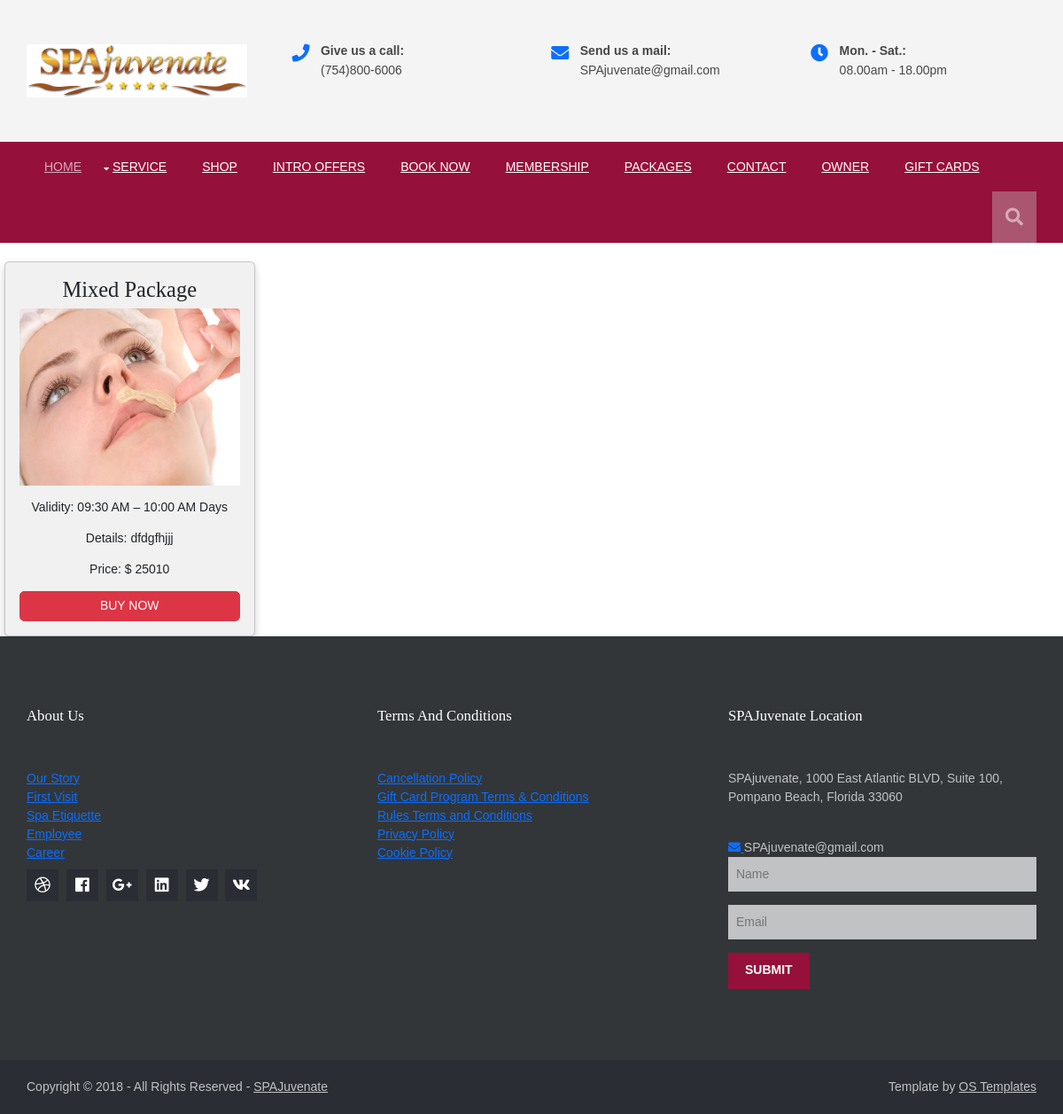
Page /packages on the earlier database version.
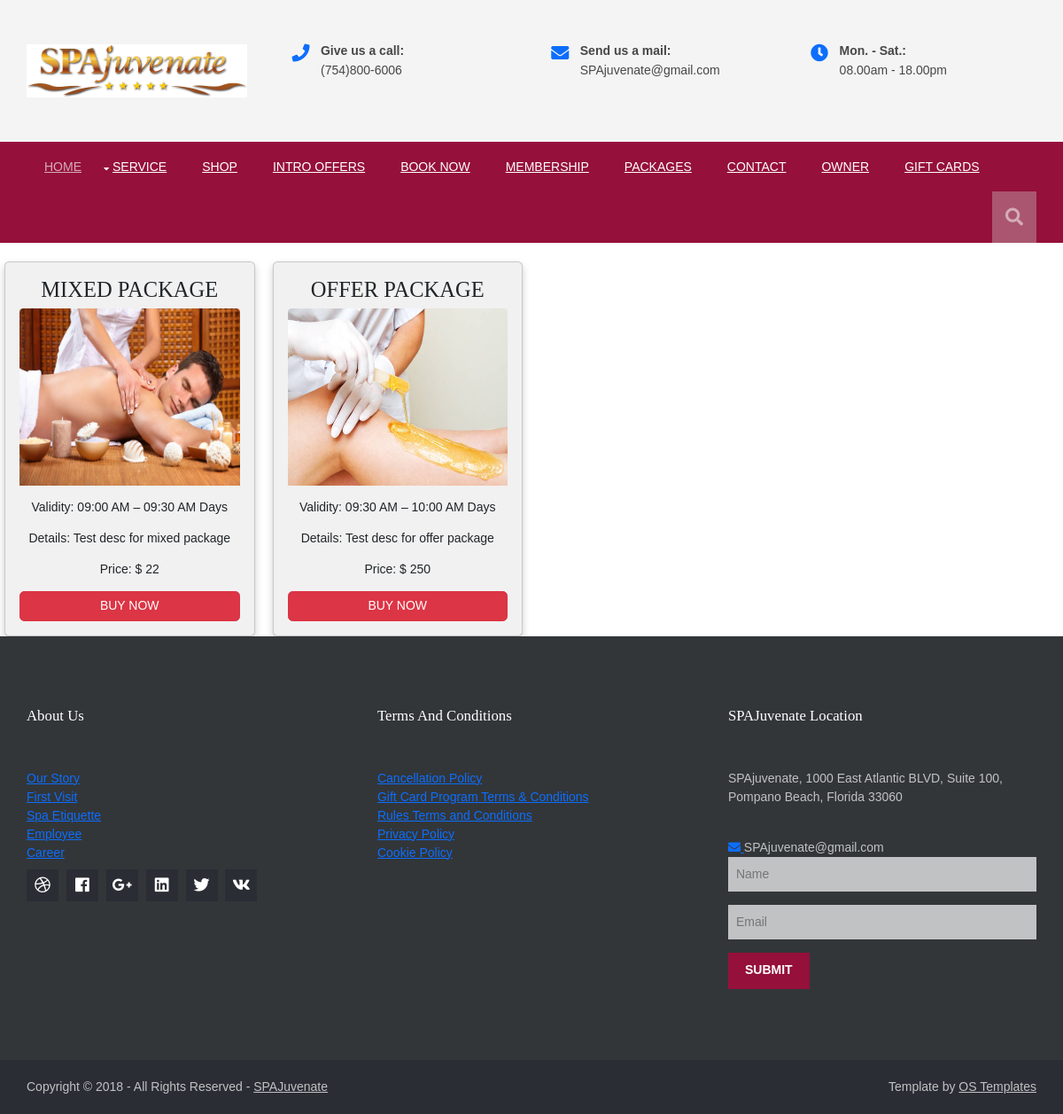
Same page on the later database version.
### owner/models.py (models this page shows, shortened)
class Package(models.Model):
    name = models.CharField(max_length=150,unique=True)
    price = models.PositiveIntegerField(null=True)
    desc = models.CharField(max_length=200,null=True,blank=True)
    image=models.ImageField(upload_to="images/",null=True)
    status=models.BooleanField(default=True,null=True)
    timeslot=models.ForeignKey(Timeslots,on_delete=models.CASCADE)

### customer/models.py (models this page shows)
class Timeslots(models.Model):
    time=models.CharField(max_length=200,unique=True)
    options=(
        ("available","available"),
        ("pending","pending"),
        ("booked","booked"),)
    status=models.CharField(max_length=100,choices=options,default="available")
    def __str__(self):
        return self.time

### customer/views.py (the view)
# urls.py: path("packages", views.PackageView.as_view(), name="packages")
class PackageView(ListView):
    template_name = "packages.html"
    model = Package
    context_object_name = "packages"

### customer/templates/packages.html (shortened to what this page needs)
{%extends 'base.html'%}
{%block body%}
<!DOCTYPE html>
<html>
<head>
</head>
<body>
    <br>
{%if packages%}
<div class="row">
{%for package in packages%}
  <div class="column">
    <div class="card">
      <h3>{{package.name}}</h3>
      <p><img class="card-img-top" src="{{package.image.url}}" style="width:100%;height:200px;" alt="Card image cap" /></p>
      <p>Validity: {{package.timeslot}} Days</p>
      <p>Details: {{package.desc}}</p>
      <p>Price: $ {{package.price}}</p>
      <button type="button" class="btn btn-danger">Buy Now</button>
    </div>
  </div>
{%endfor%}
</div>
</body>
</html>
{%else%}
<div class="py-5">
    <div class="row justify-content-center mb-3">
      <center><strong>Sorry! No Packages found at the moment</strong></center>
    </div>
</div>
{%endif%}
{%endblock%}

### customer/templates/base.html (shortened to what this page needs)
<!DOCTYPE html>
{% load static %}
<link href="https://cdn.jsdelivr.net/npm/bootstrap@5.2.3/dist/css/bootstrap.min.css" rel="stylesheet">
<html lang="">
<head>
<link href="{%static 'layout/styles/layout.css' %}" rel="stylesheet" type="text/css" media="all">
<link href="https://cdn.jsdelivr.net/npm/bootstrap@5.2.3/dist/css/bootstrap.min.css" rel="stylesheet">
</head>
<body id="top">
<div class="wrapper row0">
  <header id="header" class="hoc clear">
    <div id="logo" class="one_quarter first">
      <a href="/"></a><img src="{%static 'images/logo.png' %}" alt="logoimage">
    </div>
    <div class="three_quarter">
      <ul class="nospace clear">
        <li class="one_third first">
          <div class="block clear"><a href="tel:(754)800-6006"><i class="fas fa-phone"></i></a> <span><strong>Give us a call:</strong> (754)800-6006 </span></div>
        </li>
        <li class="one_third">
          <div class="block clear"><a href="mailto:SPAjuvenate@gmail.com"><i class="fas fa-envelope"></i></a> <span><strong>Send us a mail:</strong> SPAjuvenate@gmail.com</span></div>
        </li>
        <li class="one_third">
          <div class="block clear"><a href="#"><i class="fas fa-clock"></i></a> <span><strong> Mon. - Sat.:</strong> 08.00am - 18.00pm</span></div>
        </li>
      </ul>
    </div>
  </header>
</div>
<div class="wrapper row1">
  <section class="hoc clear">
    <nav id="mainav">
      <ul class="clear">
        <li class="active"><a href="{%url 'customer:home'%}">Home</a></li>
        <li><a class="drop" href="#">Service</a>
        </li>
        <li><a href="{%url 'customer:shop' %}">SHOP</a></li>
        <li><a href="#">INTRO OFFERS</a></li>
        <li><a href="{%url 'customer:booknow'%}">BOOK NOW</a></li>
        <li><a href="{%url 'customer:memberships'%}">MEMBERSHIP</a></li>
        <li><a href="{%url 'customer:packages'%}">PACKAGES</a></li>
        <li><a href="#">CONTACT</a></li>
        <li><a href="{%url 'dashboard'%}">OWNER</a></li>
        <li><a href="#">GIFT CARDS</a></li>
        </ul>
    </nav>
    <div id="searchform">
    </div>
  </section>
</div>
{%block body%}
{%endblock%}
<div class="wrapper row4">
    <footer id="footer" class="hoc clear">
      <div class="one_third first">
        <h6 class="heading">About us</h6>
        <a href="#" class="btmspace-10">Our Story</a><br>
        <a href="#" class="btmspace-10">First Visit</a><br>
        <a href="#" class="btmspace-10">Spa Etiquette</a><br>
        <a href="#" class="btmspace-10">Employee</a><br>
        <a href="#" class="btmspace-10">Career</a>
        <ul class="faico clear">
          <li><a class="faicon-dribble" href="#"><i class="fab fa-dribbble"></i></a></li>
          <li><a class="faicon-facebook" href="#"><i class="fab fa-facebook"></i></a></li>
          <li><a class="faicon-google-plus" href="#"><i class="fab fa-google-plus-g"></i></a></li>
          <li><a class="faicon-linkedin" href="#"><i class="fab fa-linkedin"></i></a></li>
          <li><a class="faicon-twitter" href="#"><i class="fab fa-twitter"></i></a></li>
          <li><a class="faicon-vk" href="#"><i class="fab fa-vk"></i></a></li>
        </ul>
      </div>
      <div class="one_third">
        <h6 class="heading">Terms and Conditions</h6>
        <a href="#" class="btmspace-10">Cancellation Policy</a><br>
        <a href="#" class="btmspace-10">Gift Card Program Terms & Conditions</a><br>
        <a href="#" class="btmspace-10">Rules Terms and Conditions</a><br>
        <a href="#" class="btmspace-10">Privacy Policy</a><br>
        <a href="#" class="btmspace-10">Cookie Policy</a>
      </div>
      <div class="one_third">
        <h6 class="heading">SPAJuvenate Location</h6>
        <p class="nospace btmspace-15">SPAjuvenate, 1000 East Atlantic BLVD, Suite 100, Pompano Beach, Florida 33060</p><br>
        <div class="block clear"><a href="#"><i class="fas fa-envelope"></i>&nbsp;</a>SPAjuvenate@gmail.com</span></div>
        <form method="post" action="#">
          <fieldset>
            <input class="btmspace-15" type="text" value="" placeholder="Name">
            <input class="btmspace-15" type="text" value="" placeholder="Email">
            <button type="submit" value="submit">Submit</button>
          </fieldset>
        </form>
      </div>
    </footer>
  </div>
  <div class="wrapper row5">
    <div id="copyright" class="hoc clear">
      <p class="fl_left">Copyright &copy; 2018 - All Rights Reserved - <a href="#"> SPAJuvenate</a></p>
      <p class="fl_right">Template by <a target="_blank" href="https://www.os-templates.com/" title="Free Website Templates">OS Templates</a></p>
    </div>
  </div>
  </body>
  </html>

### customer/static/layout/styles/layout.css (style rules this page uses)
#header { padding:50px 0; }
#header #logo * { margin:0; padding:0; line-height:1; }
#header ul li div { position:relative; min-height:30px; padding:0 0 0 35px; line-height:1; }
#header ul li div i { position:absolute; top:0; left:0; width:25px; height:23px; font-size:20px; text-align:center; }
#header ul li div span { display:block; }
#header ul li div strong { display:block; margin:0 0 8px 0; }
#header div:last-child { margin-bottom:0; }
#searchform { display:block; position:relative; float:right; height:58px; line-height:1; z-index:999; }
#searchform::after { display:block; height:58px; line-height:58px; padding:0 15px; font-size:20px; font-family:"Font Awesome\ 5 Free"; font-weight:900; content:"\f002"; }
#searchform ::placeholder { text-transform:capitalize; }
#footer { padding:80px 0; }
#footer .heading { margin-bottom:50px; font-size:1.2rem; }
#footer input, #footer button { border:1px solid; }
#footer input { display:block; width:100%; padding:8px; }
#footer button { padding:8px 18px 10px; text-transform:uppercase; font-weight:700; cursor:pointer; }
#copyright { padding:20px 0; }
#copyright * { margin:0; padding:0; }
*, *::before, *::after { transition:all .3s ease-in-out; }
nav ul, nav ol { margin:0; padding:0; list-style:none; }
#mainav, #breadcrumb, .sidebar nav { line-height:normal; }
#mainav .drop::after, #mainav li li .drop::after, #breadcrumb li a::after, .sidebar nav a::after { position:absolute; font-family:"Font Awesome\ 5 Free"; font-weight:900; font-size:10px; line-height:10px; }
#mainav { display:block; float:left; }
#mainav ul { text-transform:uppercase; }
#mainav li { display:block; float:left; position:relative; margin:0; padding:0; }
#mainav li:last-child { margin-right:0; }
#mainav li a { display:block; padding:20px; }
#mainav .drop { padding-left:15px; }
#mainav .drop::after, #mainav li li .drop::after { content:"\f0d7"; }
#mainav .drop::after { top:25px; left:5px; }
.faico { margin:0; padding:0; list-style:none; }
.faico li { display:inline-block; margin:8px 5px 0 0; padding:0; line-height:normal; }
.faico li:last-child { margin-right:0; }
.faico a { display:inline-block; width:36px; height:36px; line-height:36px; font-size:18px; text-align:center; }
.faico a { color:#FFFFFF; background-color:#2A2D34; }
body { color:#474747; background-color:#FFFFFF; }
a { color:#95103B; }
.btn, .btn.inverse:hover { color:#FFFFFF; background-color:#95103B; border-color:#95103B; }
.row0 { color:#474747; background-color:#F4F4F4; }
.row1, .row1 a { color:#FFFFFF; background-color:#95103B; }
.row4 { color:#C1C2C4; background-color:#323639; }
.row5, .row5 a { color:#C1C2C4; background-color:#2A2D34; }
#searchform { color:rgba(255,255,255,.5); background:#AA5670; }
#footer .heading { color:#FFFFFF; }
#footer input, #footer button { border-color:transparent; }
#footer input { color:#474747; background-color:#C1C2C4; }
#footer button { color:#FFFFFF; background-color:#95103B; }
#mainav li a { color:inherit; }
#mainav .active a, #mainav a:hover, #mainav li:hover > a { color:#D5ACBB; background-color:inherit; }
@media screen and (min-width:1140px) { .hoc { max-width:1140px; } }

### customer/templates/packages.html (style rules this page uses)
* { box-sizing: border-box; }
body { font-family: Arial, Helvetica, sans-serif; }
.column { float: left; width: 25%; padding: 0 10px; }
.row { margin: 0 -5px; }
.row:after { content: ""; display: table; clear: both; }
.card { box-shadow: 0 4px 8px 0 rgba(0, 0, 0, 0.2); padding: 16px; text-align: center; background-color: #f1f1f1; }

Differences in the rows shown:
removed Package: name "Mixed Package", image (picture), timeslot "09:30 AM – 10:00 AM", desc "dfdgfhjjj", price "25010"
added Package: name "MIXED PACKAGE", image (picture), timeslot "09:00 AM – 09:30 AM", desc "Test desc for mixed package", price "22"
added Package: name "OFFER PACKAGE", image (picture), timeslot "09:30 AM – 10:00 AM", desc "Test desc for offer package", price "250"
